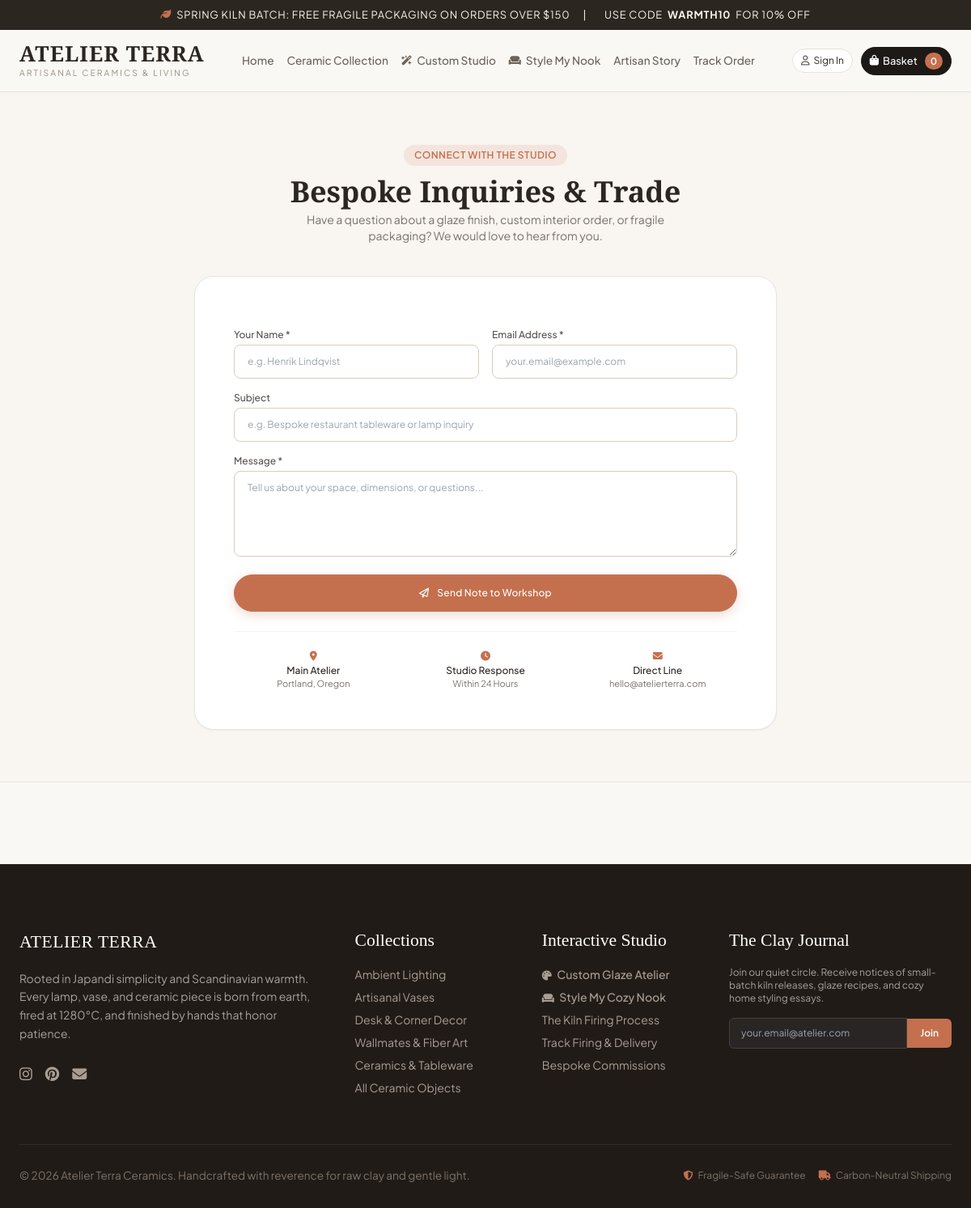
Page /contact/ on the committed database.
### products/models.py (models this page shows, shortened)
class Category(models.Model):
    name = models.CharField(max_length=100)
    slug = models.SlugField(max_length=120, unique=True)
    description = models.TextField(blank=True)
    icon = models.CharField(max_length=50, default="fa-solid fa-shapes", help_text="FontAwesome icon class")
    image = models.ImageField(upload_to="categories/", blank=True, null=True)
    order = models.PositiveIntegerField(default=0)
    class Meta:
        verbose_name_plural = "Categories"
        ordering = ["order", "name"]

### core/views.py (the view, shortened to what this page needs)
# urls.py: path('contact/', views.contact, name='contact'),
def contact(request):
    return render(request, 'core/contact.html')

### cart/cart.py (called while the page is built)
    def __len__(self):
        items = self.cart.get('items', {})
        return sum(item['quantity'] for item in items.values())

    def get_subtotal_price(self):
        items = self.cart.get('items', {})
        return sum(Decimal(item['price']) * item['quantity'] for item in items.values())

    def get_discount_amount(self):
        subtotal = self.get_subtotal_price()
        percent = self.cart.get('discount_percent', 0)
        if percent > 0:
            return round(subtotal * Decimal(percent) / Decimal(100), 2)
        return Decimal('0.00')

    def get_shipping_cost(self):
        subtotal = self.get_subtotal_price()
        if subtotal == 0:
            return Decimal('0.00')
        if subtotal >= Decimal('150.00'):
            return Decimal('0.00')
        return Decimal('12.00')

    def get_total_price(self):
        subtotal = self.get_subtotal_price()
        discount = self.get_discount_amount()
        shipping = self.get_shipping_cost()
        return max(Decimal('0.00'), subtotal - discount + shipping)

### cart/context_processors.py (called while the page is built)
def cart(request):
    cart_obj = Cart(request)
    return {
        'cart': cart_obj,
        'cart_item_count': len(cart_obj),
        'cart_subtotal': cart_obj.get_subtotal_price(),
        'cart_total': cart_obj.get_total_price(),
        'cart_discount': cart_obj.get_discount_amount(),
        'cart_shipping': cart_obj.get_shipping_cost(),
    }

### products/context_processors.py (called while the page is built)
def categories_processor(request):
    return {
        'all_categories': Category.objects.all(),
    }

### templates/core/contact.html (shortened to what this page needs)
{% extends 'base.html' %}
{% load static %}
{% block content %}
<div class="py-16 bg-sand/30 border-b border-stone-200">
    <div class="atelier-container max-w-3xl">
        <div class="text-center mb-10">
            <span class="badge-pill badge-terracotta text-xs uppercase mb-2">Connect With The Studio</span>
            <h1 class="font-serif text-3xl sm:text-4xl text-espresso font-semibold mt-1">Bespoke Inquiries & Trade</h1>
            <p class="text-stone-500 text-sm mt-1 max-w-md mx-auto">
                Have a question about a glaze finish, custom interior order, or fragile packaging? We would love to hear from you.
            </p>
        </div>
        <div class="bg-white rounded-3xl p-8 sm:p-12 border border-stone-200 shadow-sm space-y-6">
            <form action="{% url 'core:contact' %}" method="POST" class="space-y-4">
                <div class="grid grid-cols-1 sm:grid-cols-2 gap-4">
                    <div>
                        <label class="text-xs font-medium text-stone-600 block mb-1">Your Name *</label>
                        <input type="text" name="name" required class="form-input text-xs" placeholder="e.g. Henrik Lindqvist">
                    </div>
                    <div>
                        <label class="text-xs font-medium text-stone-600 block mb-1">Email Address *</label>
                        <input type="email" name="email" required class="form-input text-xs" placeholder="your.email@example.com">
                    </div>
                </div>
                <div>
                    <label class="text-xs font-medium text-stone-600 block mb-1">Subject</label>
                    <input type="text" name="subject" class="form-input text-xs" placeholder="e.g. Bespoke restaurant tableware or lamp inquiry">
                </div>
                <div>
                    <label class="text-xs font-medium text-stone-600 block mb-1">Message *</label>
                    <textarea name="message" rows="5" required class="form-input text-xs" placeholder="Tell us about your space, dimensions, or questions..."></textarea>
                </div>
                <button type="submit" class="btn-primary w-full py-3.5 text-xs">
                    <i class="fa-regular fa-paper-plane"></i>
                    <span>Send Note to Workshop</span>
                </button>
            </form>
            <div class="pt-6 border-t border-stone-100 grid grid-cols-1 sm:grid-cols-3 gap-4 text-center text-xs text-stone-500">
                <div>
                    <i class="fa-solid fa-location-dot text-terracotta mb-1 block"></i>
                    <span class="font-medium text-espresso">Main Atelier</span>
                    <p class="text-[11px]">Portland, Oregon</p>
                </div>
                <div>
                    <i class="fa-solid fa-clock text-terracotta mb-1 block"></i>
                    <span class="font-medium text-espresso">Studio Response</span>
                    <p class="text-[11px]">Within 24 Hours</p>
                </div>
                <div>
                    <i class="fa-solid fa-envelope text-terracotta mb-1 block"></i>
                    <span class="font-medium text-espresso">Direct Line</span>
                    <p class="text-[11px]">hello@atelierterra.com</p>
                </div>
            </div>
        </div>
    </div>
</div>
{% endblock %}

### templates/base.html (shortened to what this page needs)
{% load static %}
<!DOCTYPE html>
<html lang="en">
<head>
    <link rel="stylesheet" href="https://cdnjs.cloudflare.com/ajax/libs/font-awesome/6.5.1/css/all.min.css">
    <script src="https://cdn.tailwindcss.com"></script>
    <link rel="stylesheet" href="{% static 'css/atelier.css' %}">
</head>
<body class="bg-cream text-espresso antialiased min-h-screen flex flex-col">
    <div class="announcement-bar">
        <span><i class="fa-solid fa-leaf text-terracotta"></i> Spring Kiln Batch: Free Fragile Packaging on orders over $150</span>
        <span class="hidden md:inline">|</span>
        <span class="hidden md:inline"> Use code <strong>WARMTH10</strong> for 10% off</span>
    </div>
    <header class="site-header">
        <div class="atelier-container">
            <div class="nav-wrapper">
                <a href="{% url 'core:home' %}" class="brand-logo group">
                    <span class="logo-main group-hover:text-terracotta transition-colors">ATELIER TERRA</span>
                    <span class="logo-sub">Artisanal Ceramics & Living</span>
                </a>
                <nav class="hidden lg:flex items-center nav-links">
                    <a href="{% url 'core:home' %}" class="{% if request.resolver_match.url_name == 'home' %}active{% endif %}">Home</a>
                    <a href="{% url 'products:product_list' %}" class="{% if 'products' in request.path %}active{% endif %}">Ceramic Collection</a>
                    <a href="{% url 'atelier:studio' %}" class="text-terracotta font-semibold flex items-center gap-1.5 {% if 'studio' in request.path %}active{% endif %}">
                        <i class="fa-solid fa-wand-magic-sparkles text-xs"></i> Custom Studio
                    </a>
                    <a href="{% url 'atelier:cozy_nook_builder' %}" class="text-amber-800 font-semibold flex items-center gap-1.5 {% if 'cozy-nook' in request.path %}active{% endif %}">
                        <i class="fa-solid fa-couch text-xs"></i> Style My Nook
                    </a>
                    <a href="{% url 'core:artisan_story' %}" class="{% if request.resolver_match.url_name == 'artisan_story' %}active{% endif %}">Artisan Story</a>
                    <a href="{% url 'orders:track_order' %}" class="{% if request.resolver_match.url_name == 'track_order' %}active{% endif %}">Track Order</a>
                </nav>
                <div class="nav-actions">
                    {% if user.is_authenticated %}
                        <a href="{% url 'accounts:wishlist' %}" class="action-btn" title="Saved Collection">
                            <i class="fa-regular fa-heart text-stone-600"></i>
                        </a>
                        <a href="{% url 'accounts:profile' %}" class="action-btn" title="My Atelier Account">
                            <i class="fa-regular fa-user text-stone-700"></i>
                            <span>{{ user.first_name|default:user.username }}</span>
                        </a>
                    {% else %}
                        <a href="{% url 'accounts:login' %}" class="action-btn text-xs" title="Sign In">
                            <i class="fa-regular fa-user text-stone-600"></i>
                            <span>Sign In</span>
                        </a>
                    {% endif %}
                    <a href="{% url 'cart:cart_detail' %}" class="action-btn bg-stone-900 text-white hover:bg-stone-800 border-stone-900 group" title="View Basket">
                        <i class="fa-solid fa-bag-shopping"></i>
                        <span class="font-medium">Basket</span>
                        <span class="cart-indicator ml-1">{{ cart_item_count|default:"0" }}</span>
                    </a>
                </div>
            </div>
        </div>
    </header>
    <main class="flex-grow">
        {% block content %}{% endblock %}
    </main>
    <footer class="site-footer">
        <div class="atelier-container">
            <div class="footer-grid">
                <div>
                    <h4 class="font-serif tracking-wide text-2xl mb-3 text-stone-100">ATELIER TERRA</h4>
                    <p class="text-stone-400 text-sm leading-relaxed mb-6 max-w-sm">
                        Rooted in Japandi simplicity and Scandinavian warmth. Every lamp, vase, and ceramic piece is born from earth,
                        fired at 1280°C, and finished by hands that honor patience.
                    </p>
                    <div class="flex items-center space-x-4 text-stone-400">
                        <a href="#" class="hover:text-terracotta text-lg"><i class="fa-brands fa-instagram"></i></a>
                        <a href="#" class="hover:text-terracotta text-lg"><i class="fa-brands fa-pinterest"></i></a>
                        <a href="#" class="hover:text-terracotta text-lg"><i class="fa-solid fa-envelope"></i></a>
                    </div>
                </div>
                <div>
                    <h4 class="font-serif text-lg text-stone-200 mb-4">Collections</h4>
                    <ul class="space-y-2 text-sm text-stone-400">
                        {% for cat in all_categories %}
                        <li><a href="{% url 'products:product_list_by_category' cat.slug %}" class="hover:text-white transition-colors">{{ cat.name }}</a></li>
                        {% endfor %}
                        <li><a href="{% url 'products:product_list' %}" class="hover:text-white transition-colors">All Ceramic Objects</a></li>
                    </ul>
                </div>
                <div>
                    <h4 class="font-serif text-lg text-stone-200 mb-4">Interactive Studio</h4>
                    <ul class="space-y-2 text-sm text-stone-400">
                        <li>
                            <a href="{% url 'atelier:studio' %}" class="text-terracotta hover:underline font-medium">
                                <i class="fa-solid fa-palette text-xs mr-1"></i> Custom Glaze Atelier
                            </a>
                        </li>
                        <li>
                            <a href="{% url 'atelier:cozy_nook_builder' %}" class="text-amber-400 hover:underline font-medium">
                                <i class="fa-solid fa-couch text-xs mr-1"></i> Style My Cozy Nook
                            </a>
                        </li>
                        <li><a href="{% url 'core:artisan_story' %}" class="hover:text-white transition-colors">The Kiln Firing Process</a></li>
                        <li><a href="{% url 'orders:track_order' %}" class="hover:text-white transition-colors">Track Firing & Delivery</a></li>
                        <li><a href="{% url 'core:contact' %}" class="hover:text-white transition-colors">Bespoke Commissions</a></li>
                    </ul>
                </div>
                <div>
                    <h4 class="font-serif text-lg text-stone-200 mb-4">The Clay Journal</h4>
                    <p class="text-xs text-stone-400 mb-4">
                        Join our quiet circle. Receive notices of small-batch kiln releases, glaze recipes, and cozy home styling essays.
                    </p>
                    <form action="{% url 'core:newsletter_subscribe' %}" method="POST" class="space-y-2">
                        <div class="flex items-center">
                            <input type="email" name="email" required placeholder="your.email@atelier.com"
                                   class="bg-stone-800 border border-stone-700 text-stone-200 px-3.5 py-2.5 rounded-l-md text-xs w-full focus:outline-none focus:border-terracotta">
                            <button type="submit" class="bg-terracotta text-white px-4 py-2.5 rounded-r-md text-xs font-semibold hover:bg-terracotta-dark transition-colors">
                                Join
                            </button>
                        </div>
                    </form>
                </div>
            </div>
            <div class="footer-bottom">
                <p>&copy; 2026 Atelier Terra Ceramics. Handcrafted with reverence for raw clay and gentle light.</p>
                <div class="flex items-center gap-4 text-xs">
                    <span><i class="fa-solid fa-shield-halved text-terracotta mr-1"></i> Fragile-Safe Guarantee</span>
                    <span><i class="fa-solid fa-truck text-terracotta mr-1"></i> Carbon-Neutral Shipping</span>
                </div>
            </div>
        </div>
    </footer>
</body>
</html>

### rows in the picture
Category: name "Ambient Lighting"
Category: name "Artisanal Vases"
Category: name "Desk & Corner Decor"
Category: name "Wallmates & Fiber Art"
Category: name "Ceramics & Tableware"

### other values in the picture
{{ cart_item_count|default:"0" }} "0"
